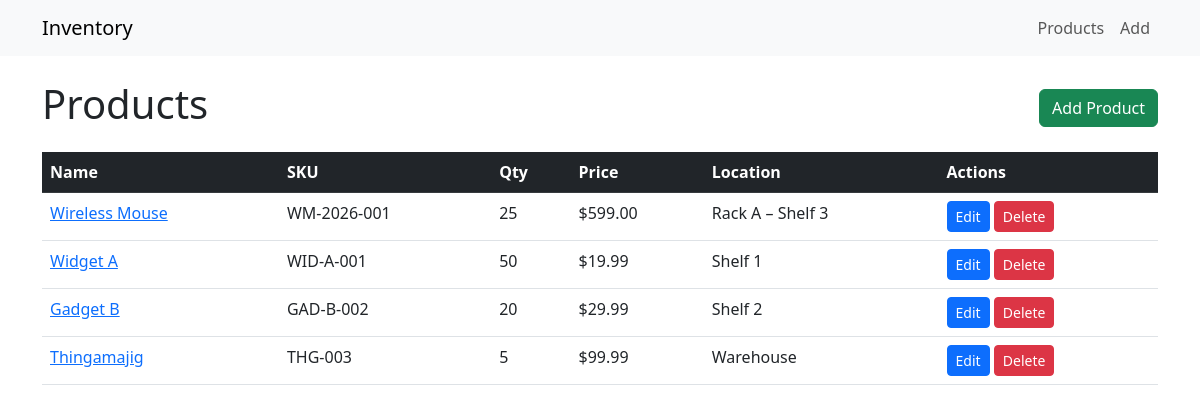
The page / on the database its author committed.
### inventory/models.py (models this page shows, shortened)
class Product(models.Model):
    name = models.CharField(max_length=200)
    sku = models.CharField(max_length=100, unique=True)
    quantity = models.IntegerField(default=0)
    price = models.DecimalField(max_digits=10, decimal_places=2)
    location = models.CharField(max_length=200, blank=True)
    created_at = models.DateTimeField(auto_now_add=True)

### inventory/views.py (the view)
# urls.py: path('', views.product_list, name='product_list'),
def product_list(request):
    products = Product.objects.all().order_by('-created_at')
    return render(request, 'inventory/product_list.html', {'products': products})

### templates/inventory/product_list.html
{% extends 'base.html' %}
{% block content %}
  <div class="d-flex justify-content-between align-items-center">
    <h1>Products</h1>
    <a class="btn btn-success" href="{% url 'inventory:product_create' %}">Add Product</a>
  </div>
  {% if products %}
    <table class="table table-hover mt-3">
      <thead class="table-dark">
        <tr>
          <th>Name</th><th>SKU</th><th>Qty</th><th>Price</th><th>Location</th><th>Actions</th>
        </tr>
      </thead>
      <tbody>
        {% for p in products %}
          <tr>
            <td><a href="{% url 'inventory:product_detail' p.pk %}">{{ p.name }}</a></td>
            <td>{{ p.sku }}</td>
            <td>{{ p.quantity }}</td>
            <td>${{ p.price }}</td>
            <td>{{ p.location }}</td>
            <td>
              <a class="btn btn-sm btn-primary" href="{% url 'inventory:product_edit' p.pk %}">Edit</a>
              <a class="btn btn-sm btn-danger" href="{% url 'inventory:product_delete' p.pk %}">Delete</a>
            </td>
          </tr>
        {% endfor %}
      </tbody>
    </table>
  {% else %}
    <p class="mt-3">No products yet. <a href="{% url 'inventory:product_create' %}">Add one now</a>.</p>
  {% endif %}
{% endblock %}

### templates/base.html (shortened to what this page needs)
<!doctype html>
<html lang="en">
  <head>
    <link href="https://cdn.jsdelivr.net/npm/bootstrap@5.3.0/dist/css/bootstrap.min.css" rel="stylesheet">
  </head>
  <body>
    <nav class="navbar navbar-expand-lg navbar-light bg-light">
      <div class="container">
        <a class="navbar-brand" href="/">Inventory</a>
        <div class="collapse navbar-collapse">
          <ul class="navbar-nav ms-auto">
            <li class="nav-item"><a class="nav-link" href="/">Products</a></li>
            <li class="nav-item"><a class="nav-link" href="/product/new/">Add</a></li>
          </ul>
        </div>
      </div>
    </nav>
    <div class="container mt-4">
      {% block content %}{% endblock %}
    </div>
  </body>
</html>

### rows shown on the page
Product: name "Wireless Mouse", sku "WM-2026-001", quantity "25", price "599.00", location "Rack A – Shelf 3"
Product: name "Widget A", sku "WID-A-001", quantity "50", price "19.99", location "Shelf 1"
Product: name "Gadget B", sku "GAD-B-002", quantity "20", price "29.99", location "Shelf 2"
Product: name "Thingamajig", sku "THG-003", quantity "5", price "99.99", location "Warehouse"
